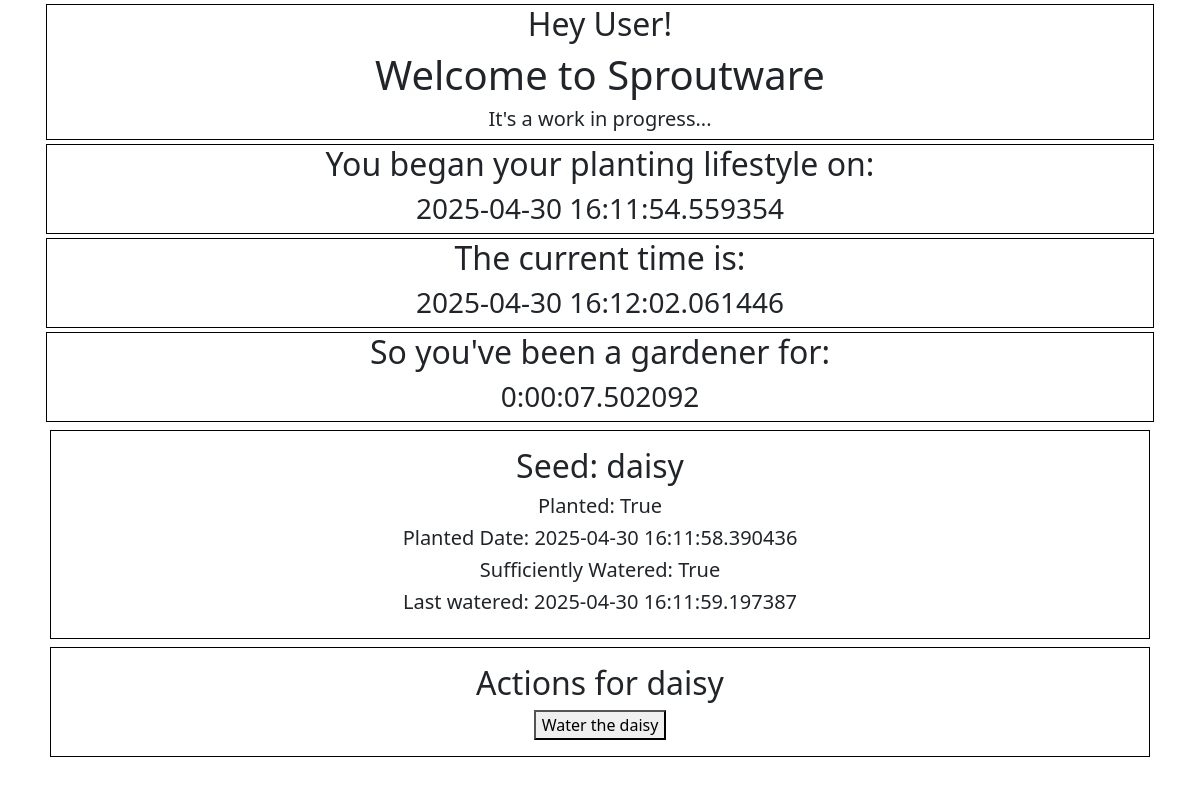
The page / on the database its author committed.
### models.py (models this page shows, shortened)
class Time(db.Model):
    __tablename__ = "Time"
    id = db.mapped_column(db.Integer, primary_key = True)
    name = db.mapped_column(db.String, nullable = False)
    current_time = db.mapped_column(db.DateTime, nullable = False, default = dt.now())

class Seed(db.Model):
    __tablename__ = "Seeds"
    id = db.mapped_column(db.Integer, primary_key = True)
    name = db.mapped_column(db.String, nullable = False)
    category = db.mapped_column(db.String, nullable = False, default = "flower")
    hp = db.mapped_column(db.Integer, nullable = False, default = 100)
    growth = db.mapped_column(db.Integer, nullable = False, default = 0)
    is_watered = db.mapped_column(db.Boolean, default = False)
    time_of_watering = db.mapped_column(db.DateTime, nullable = True, default = None)
    is_planted = db.mapped_column(db.Boolean, nullable=False, default=False)
    time_of_planting = db.mapped_column(db.DateTime, nullable = True, default = None)
    water_interval = db.mapped_column(db.DateTime)

### app.py (the view)
@app.route("/")
def home():
    water_msg = request.args.get("message")
    seeds = call_seeds()
    time_update = call_time_update()
    start = began_game()
    update_time()
    return render_template("home.html", plant = seeds, time_update = time_update, start = start, water_message=water_msg)

### app.py (called while the page is built)
def call_seeds():
    statement = db.select(Seed)
    records = db.session.execute(statement)
    results = records.scalar()
    return results

def call_time_update():
    statement = db.select(Time).where(Time.id == 1)
    records = db.session.execute(statement)
    results = records.scalar()
    if results == None:
        current_time = Time(name = "up_to_date")
        db.session.add(current_time)
        db.session.commit()
        call_time_update()
        return call_time_update()
    return results

def update_time():
    current_time_row = db.session.query(Time).first()
    current_time_row.current_time = dt.now()
    db.session.commit()
    return current_time_row

def began_game():
    statement = db.select(Time).where(Time.id == 2)
    records = db.session.execute(statement)
    results = records.scalar()
    if results == None:
        began_time = Time(name = "first_launch_date")
        db.session.add(began_time)
        db.session.commit()
        began_game()
        return began_game()
    return results

### templates/home.html (shortened to what this page needs)
{% extends "base.html" %}
{% block content %}
<div class="m-1 p-6 border border-black text-center">
        <h2>Hey User!</h2>
        <h1>Welcome to Sproutware</h1>
        <h5>It's a work in progress...</h5>
</div>
<div class="m-1 p-6 border border-black text-center">
    <h2>You began your planting lifestyle on:</h2>
    <h3>{{ start.current_time }}</h3>
</div>
<div class="m-1 p-6 border border-black text-center">
    <h2>The current time is: </h2>
    <h3>{{time_update.current_time}}</h3>
</div>
<div class="m-1 p-6 border border-black text-center">
    <h2>So you've been a gardener for:</h2>
    <h3>{{time_update.current_time - start.current_time}}</h3>
</div>
<div class="m-2 p-3 border border-black text-center">
    <h2>Seed: {{ plant.name }}</h2>
    <h5>Planted: {{plant.is_planted}}</h5>
    <h5>Planted Date: {{plant.time_of_planting}} </h5>
    <h5>Sufficiently Watered: {{plant.is_watered}}</h5>
    <h5>Last watered: {{plant.time_of_watering}}</h5>
</div>
<div class="m-2 p-3 border border-black text-center">
    <h2>Actions for {{ plant.name }}</h2>
    {% if plant.is_planted %}
        <form method="post" action="{{ url_for('water_seed', seed_id=plant.id) }}">
            <button type="submit">Water the {{ plant.name }}</button>
        </form>
    {% endif %}
</div>
{% endblock %}

### templates/base.html (shortened to what this page needs)
<!DOCTYPE html>
<html>
<head>
    <link href="https://cdn.jsdelivr.net/npm/bootstrap@5.3.3/dist/css/bootstrap.min.css" rel="stylesheet">
</head>
<body>
    <div class="container">
        {% block content %}{% endblock %}
    </div>
</body>
</html>

### rows shown on the page
Time: current_time "2025-04-30 16:11:54.559354"
Time: current_time "2025-04-30 16:12:02.061446", time_update.current_time-start.current_time "0:00:07.502092"
Seed: name "daisy", is_planted "True", time_of_planting "2025-04-30 16:11:58.390436", is_watered "True", time_of_watering "2025-04-30 16:11:59.197387"
